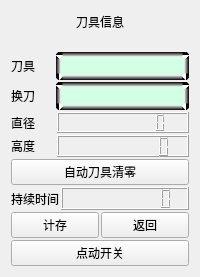
           <widget class="QWidget" name="widget_3" native="true">
            <property name="sizePolicy">
             <sizepolicy hsizetype="Preferred" vsizetype="Preferred">
              <horstretch>0</horstretch>
              <verstretch>0</verstretch>
             </sizepolicy>
            </property>
            <property name="minimumSize">
             <size>
              <width>0</width>
              <height>0</height>
             </size>
            </property>
            <layout class="QVBoxLayout" name="verticalLayout_16" stretch="1,10">
             <property name="spacing">
              <number>20</number>
             </property>
             <item alignment="Qt::AlignHCenter">
              <widget class="QLabel" name="label_13">
               <property name="sizePolicy">
                <sizepolicy hsizetype="Preferred" vsizetype="Preferred">
                 <horstretch>0</horstretch>
                 <verstretch>0</verstretch>
                </sizepolicy>
               </property>
               <property name="styleSheet">
                <string notr="true">font: 24pt &quot;华文琥珀&quot;;</string>
               </property>
               <property name="text">
                <string>刀具信息</string>
               </property>
              </widget>
             </item>
             <item>
              <layout class="QVBoxLayout" name="verticalLayout_4">
               <property name="spacing">
                <number>2</number>
               </property>
               <property name="leftMargin">
                <number>0</number>
               </property>
               <property name="topMargin">
                <number>0</number>
               </property>
               <item>
                <layout class="QHBoxLayout" name="horizontalLayout_23" stretch="1,3">
                 <property name="spacing">
                  <number>0</number>
                 </property>
                 <item>
                  <widget class="QLabel" name="label_14">
                   <property name="sizePolicy">
                    <sizepolicy hsizetype="Preferred" vsizetype="Preferred">
                     <horstretch>0</horstretch>
                     <verstretch>0</verstretch>
                    </sizepolicy>
                   </property>
                   <property name="text">
                    <string>刀具</string>
                   </property>
                  </widget>
                 </item>
                 <item>
                  <widget class="QLabel" name="label_48">
                   <property name="sizePolicy">
                    <sizepolicy hsizetype="Preferred" vsizetype="Preferred">
                     <horstretch>0</horstretch>
                     <verstretch>0</verstretch>
                    </sizepolicy>
                   </property>
                   <property name="styleSheet">
                    <string notr="true">QLabel {
border: 5px solid green;
border-radius: 4px;
padding: 2px;
	border-top-color: qlineargradient(spread:pad, x1:0, y1:0, x2:0, y2:1, stop:0 rgba(0, 0, 0, 255), stop:1 rgba(255, 255, 255, 255));
	border-left-color: qlineargradient(spread:pad, x1:0, y1:0, x2:1, y2:0, stop:0 rgba(0, 0, 0, 255), stop:1 rgba(255, 255, 255, 255));
	border-right-color: qlineargradient(spread:pad, x1:0, y1:0, x2:1, y2:0, stop:0 rgba(255, 255, 255, 255), stop:1 rgba(0, 0, 0, 255));
	border-bottom-color: qlineargradient(spread:pad, x1:0, y1:0, x2:0, y2:1, stop:0 rgba(255, 255, 255, 255), stop:1 rgba(0, 0, 0, 255));
	background-color: rgb(211, 255, 229);
}</string>
                   </property>
                   <property name="text">
                    <string/>
                   </property>
                  </widget>
                 </item>
                </layout>
               </item>
               <item>
                <layout class="QHBoxLayout" name="horizontalLayout_35" stretch="1,3">
                 <property name="spacing">
                  <number>0</number>
                 </property>
                 <item>
                  <widget class="QLabel" name="label_46">
                   <property name="sizePolicy">
                    <sizepolicy hsizetype="Preferred" vsizetype="Preferred">
                     <horstretch>0</horstretch>
                     <verstretch>0</verstretch>
                    </sizepolicy>
                   </property>
                   <property name="text">
                    <string>换刀</string>
                   </property>
                  </widget>
                 </item>
                 <item>
                  <widget class="QLabel" name="label_51">
                   <property name="sizePolicy">
                    <sizepolicy hsizetype="Preferred" vsizetype="Preferred">
                     <horstretch>0</horstretch>
                     <verstretch>0</verstretch>
                    </sizepolicy>
                   </property>
                   <property name="styleSheet">
                    <string notr="true">QLabel {
border: 5px solid green;
border-radius: 4px;
padding: 2px;
	border-top-color: qlineargradient(spread:pad, x1:0, y1:0, x2:0, y2:1, stop:0 rgba(0, 0, 0, 255), stop:1 rgba(255, 255, 255, 255));
	border-left-color: qlineargradient(spread:pad, x1:0, y1:0, x2:1, y2:0, stop:0 rgba(0, 0, 0, 255), stop:1 rgba(255, 255, 255, 255));
	border-right-color: qlineargradient(spread:pad, x1:0, y1:0, x2:1, y2:0, stop:0 rgba(255, 255, 255, 255), stop:1 rgba(0, 0, 0, 255));
	border-bottom-color: qlineargradient(spread:pad, x1:0, y1:0, x2:0, y2:1, stop:0 rgba(255, 255, 255, 255), stop:1 rgba(0, 0, 0, 255));
	background-color: rgb(211, 255, 229);
}</string>
                   </property>
                   <property name="text">
                    <string/>
                   </property>
                  </widget>
                 </item>
                </layout>
               </item>
               <item>
                <layout class="QHBoxLayout" name="horizontalLayout_27" stretch="1,3">
                 <item>
                  <widget class="QLabel" name="label_23">
                   <property name="sizePolicy">
                    <sizepolicy hsizetype="Preferred" vsizetype="Preferred">
                     <horstretch>0</horstretch>
                     <verstretch>0</verstretch>
                    </sizepolicy>
                   </property>
                   <property name="text">
                    <string>直径</string>
                   </property>
                  </widget>
                 </item>
                 <item>
                  <widget class="QLCDNumber" name="lcdNumber_9">
                   <property name="sizePolicy">
                    <sizepolicy hsizetype="Preferred" vsizetype="Preferred">
                     <horstretch>0</horstretch>
                     <verstretch>0</verstretch>
                    </sizepolicy>
                   </property>
                   <property name="smallDecimalPoint">
                    <bool>true</bool>
                   </property>
                   <property name="digitCount">
                    <number>8</number>
                   </property>
                  </widget>
                 </item>
                </layout>
               </item>
               <item>
                <layout class="QHBoxLayout" name="horizontalLayout_25" stretch="1,3">
                 <item>
                  <widget class="QLabel" name="label_20">
                   <property name="sizePolicy">
                    <sizepolicy hsizetype="Preferred" vsizetype="Preferred">
                     <horstretch>0</horstretch>
                     <verstretch>0</verstretch>
                    </sizepolicy>
                   </property>
                   <property name="text">
                    <string>高度</string>
                   </property>
                  </widget>
                 </item>
                 <item>
                  <widget class="QLCDNumber" name="lcdNumber_10">
                   <property name="sizePolicy">
                    <sizepolicy hsizetype="Preferred" vsizetype="Preferred">
                     <horstretch>0</horstretch>
                     <verstretch>0</verstretch>
                    </sizepolicy>
                   </property>
                   <property name="smallDecimalPoint">
                    <bool>true</bool>
                   </property>
                   <property name="digitCount">
                    <number>8</number>
                   </property>
                  </widget>
                 </item>
                </layout>
               </item>
               <item>
                <widget class="QPushButton" name="pushButton_48">
                 <property name="sizePolicy">
                  <sizepolicy hsizetype="Expanding" vsizetype="Preferred">
                   <horstretch>0</horstretch>
                   <verstretch>0</verstretch>
                  </sizepolicy>
                 </property>
                 <property name="layoutDirection">
                  <enum>Qt::LeftToRight</enum>
                 </property>
                 <property name="text">
                  <string>自动刀具清零</string>
                 </property>
                </widget>
               </item>
               <item>
                <layout class="QHBoxLayout" name="horizontalLayout_24" stretch="4,6">
                 <item>
                  <widget class="QLabel" name="label_18">
                   <property name="sizePolicy">
                    <sizepolicy hsizetype="Fixed" vsizetype="Preferred">
                     <horstretch>0</horstretch>
                     <verstretch>0</verstretch>
                    </sizepolicy>
                   </property>
                   <property name="text">
                    <string>持续时间</string>
                   </property>
                  </widget>
                 </item>
                 <item>
                  <widget class="QLCDNumber" name="lcdNumber_12">
                   <property name="smallDecimalPoint">
                    <bool>true</bool>
                   </property>
                   <property name="digitCount">
                    <number>8</number>
                   </property>
                  </widget>
                 </item>
                </layout>
               </item>
               <item>
                <layout class="QHBoxLayout" name="horizontalLayout_26">
                 <item>
                  <widget class="QPushButton" name="pushButton_50">
                   <property name="sizePolicy">
                    <sizepolicy hsizetype="Expanding" vsizetype="Preferred">
                     <horstretch>0</horstretch>
                     <verstretch>0</verstretch>
                    </sizepolicy>
                   </property>
                   <property name="text">
                    <string>计存</string>
                   </property>
                  </widget>
                 </item>
                 <item>
                  <widget class="QPushButton" name="pushButton_49">
                   <property name="sizePolicy">
                    <sizepolicy hsizetype="Expanding" vsizetype="Preferred">
                     <horstretch>0</horstretch>
                     <verstretch>0</verstretch>
                    </sizepolicy>
                   </property>
                   <property name="text">
                    <string>返回</string>
                   </property>
                  </widget>
                 </item>
                </layout>
               </item>
               <item>
                <widget class="QPushButton" name="pushButton_51">
                 <property name="sizePolicy">
                  <sizepolicy hsizetype="Expanding" vsizetype="Preferred">
                   <horstretch>0</horstretch>
                   <verstretch>0</verstretch>
                  </sizepolicy>
                 </property>
                 <property name="text">
                  <string>点动开关</string>
                 </property>
                </widget>
               </item>
              </layout>
             </item>
            </layout>
           </widget>
